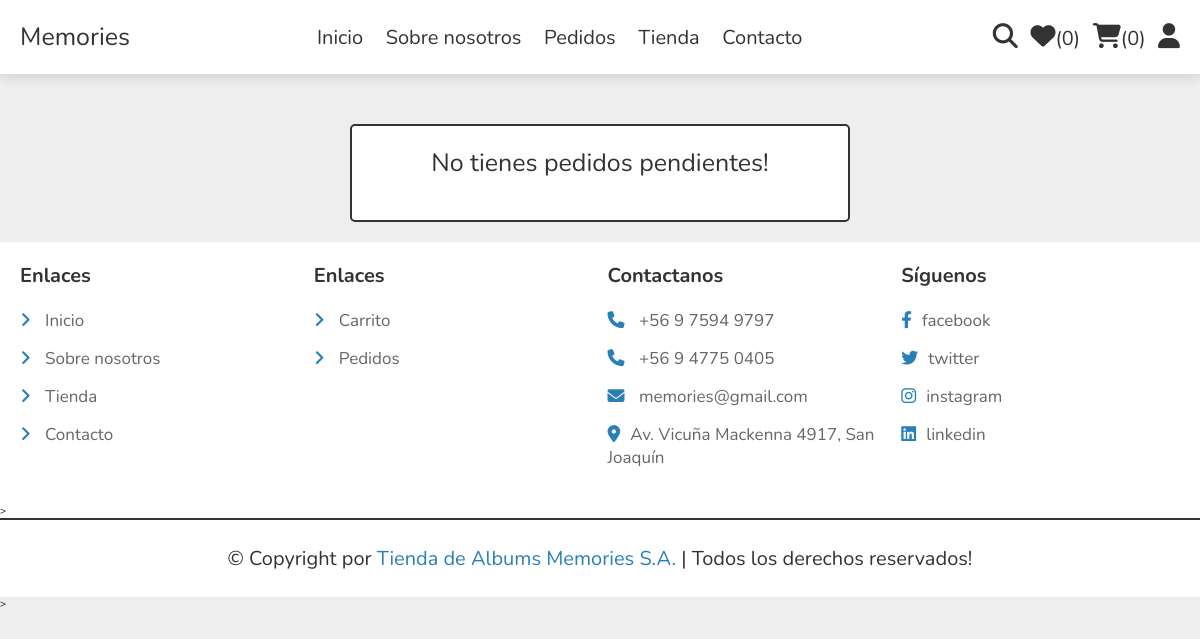
The page /detalle_orden/ (signed in) on the database as committed earlier.
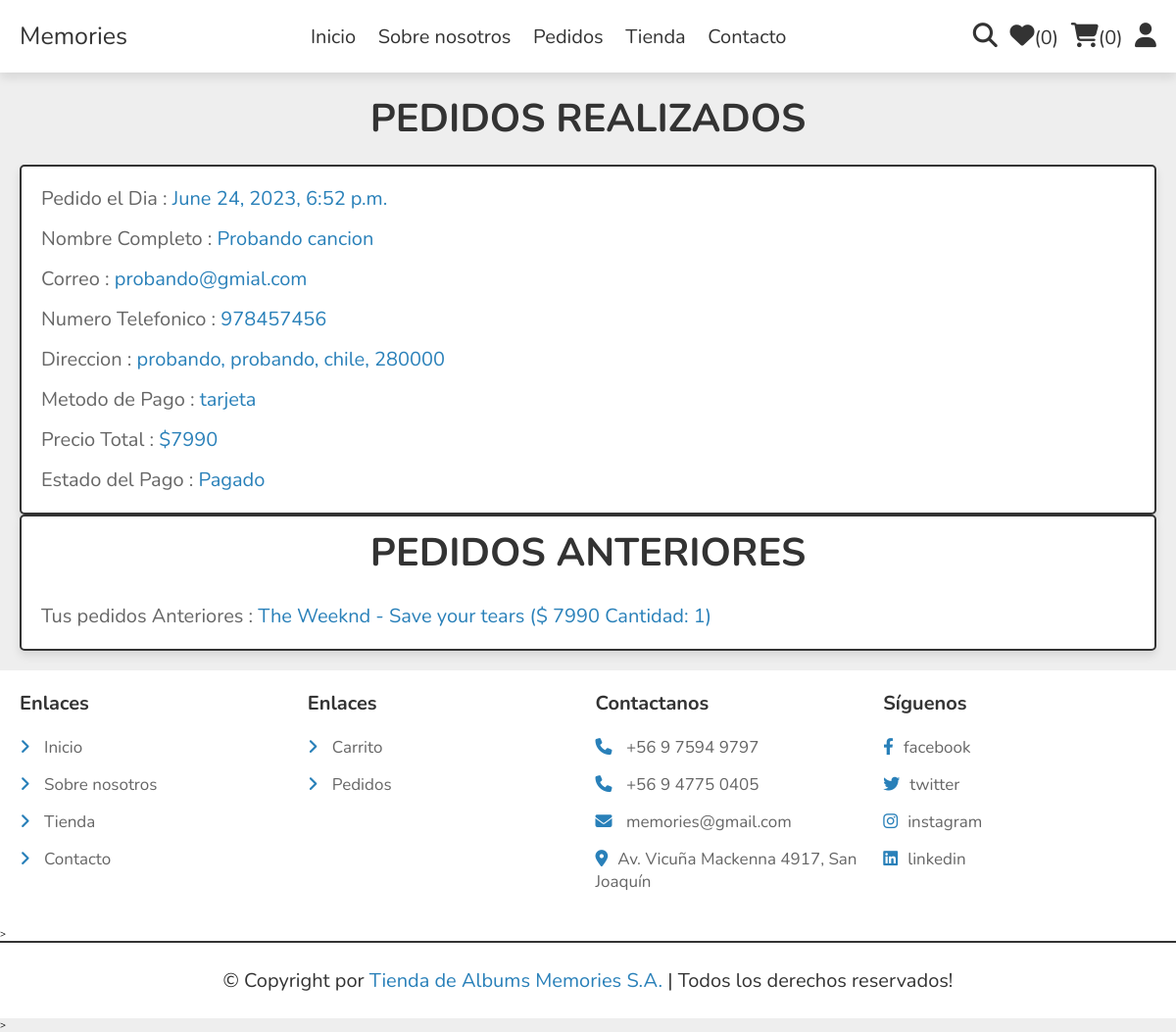
The same page on the database as committed later.
### store/models.py (models this page shows, shortened)
class Order(models.Model):
    customer = models.ForeignKey(User, on_delete=models.CASCADE,null=True,blank=False)
    order_date = models.DateTimeField(auto_now_add=True)
    order_status = models.CharField(max_length=50,default='Pagado')
    payment_mode = models.CharField(max_length=50)
    product_id = models.ForeignKey(Products, on_delete=models.CASCADE,null=True,blank=False)
    quantity = models.PositiveIntegerField(default=0,null=False,blank=False)

class ShippingAddress(models.Model):
    customer = models.ForeignKey(User, on_delete=models.CASCADE,null=False,blank=False)
    name = models.CharField(max_length=150,null=False,blank=False)
    mobile_no = models.PositiveIntegerField(null=False,blank=False)
    email = models.EmailField(max_length=254,null=True,blank=False)
    address_line1 = models.CharField(max_length=150,null=False,blank=False)
    address_line2 = models.CharField(max_length=150,null=False,blank=False)
    city = models.CharField(max_length=50,null=False,blank=False)
    state = models.CharField(max_length=50,null=False,blank=False)
    pincode = models.PositiveIntegerField(null=False,blank=False)
    country = models.CharField(max_length=50,null=False,blank=False)

class Products(models.Model):
    category = models.ForeignKey(ProductCategory, on_delete=models.CASCADE,null=True,blank=False)
    name = models.CharField(max_length=50,blank=False,null=False)
    price = models.PositiveIntegerField(blank=False,null=False)
    details = models.TextField(blank=True)
    image_01 = models.ImageField()

### store/views.py (the view)
# urls.py: path('detalle_orden/',Ordenes,name='detalle_orden'),
@login_required
def Ordenes(request):
    cart_count=Cart.objects.filter(customer=request.user).count()
    item_count=WishList.objects.filter(customer=request.user).count()
    orders=Order.objects.filter(customer=request.user)
    if ShippingAddress.objects.filter(customer=request.user).exists():
        order=orders[0]
        addresses=ShippingAddress.objects.filter(customer=request.user)
        address=addresses[len(addresses)-1]
        shipped_address=", ".join(
                                [str(address.address_line1),
                                address.address_line2,
                                address.city,
                                str(address.pincode),
                                ]
                                )
        total_price=sum([item.product_id.price * item.quantity  for item in orders])
        context={'order':order,'address':address,'shipped_address':shipped_address,'orders':orders,'total_price':total_price,'cart_count':cart_count,'item_count':item_count}
    else:
        context={'order':0,'cart_count':cart_count,'item_count':item_count}
    return render(request,'store/pedidos.html',context)

### store/templates/store/pedidos.html (shortened to what this page needs)
   {% extends 'store/main.html' %}
   {% load static %}
{% block content %}
<section class="orders">
      {% if order %}
      <h1 class="heading">Pedidos realizados</h1>
        <div class="box-container">
            <div class="box">
                <p>Pedido el Dia : <span>{{order.order_date}}</span></p>
                <p>Nombre Completo : <span>{{address.name}}</span></p>
                <p>Correo : <span>{{address.email}}</span></p>
                <p>Numero Telefonico : <span>{{address.mobile_no}}</span></p>
                <p>Direccion : <span>{{shipped_address}}</span></p>
                <p>Metodo de Pago : <span>{{order.payment_mode}}</span></p>
               <p>Precio Total : <span>${{total_price}}</span></p>
               <p> Estado del Pago : <span>{{order.order_status}} </span> </p>
            </div>
         </div>
         <div class="box-container">
            <div class="box">
         <h2 class="heading">Pedidos anteriores</h1>
            <p>Tus pedidos Anteriores : <span>
               {% for order in orders %}
               {{order.product_id.name}}
               ($ {{order.product_id.price}} Cantidad: {{order.quantity}})
               {% endfor %}
            </span></p>
         </div>
      </div>
         {% else %}
            <div class="cart-total">
               <p>No tienes pedidos pendientes!</p>
            </div>
      {% endif %}
      </section>
{% endblock content %}

Rows that differ between the two databases and show on the page:
added Order: order_date "June 24, 2023, 6:52 p.m.", payment_mode "tarjeta", order_status "Pagado", product_id.name "The Weeknd - Save your tears", product_id.price "7990", quantity "1"
added ShippingAddress: name "Probando cancion", email "probando@gmial.com", mobile_no "978457456"
Other text that changed with them:
{{ shipped_address }}: (not shown) → "probando, probando, chile, 280000"
{{ total_price }}: (not shown) → "7990"
text no longer shown: "No tienes pedidos pendientes!"
text now shown: "PEDIDOS REALIZADOS Pedido el Dia : Nombre Completo : Correo : Numero Telefonico : Direccion : Metodo de Pago : Precio Total : $ Estado del Pago : PEDIDOS ANTERIORES Tus pedidos Anteriores :"
